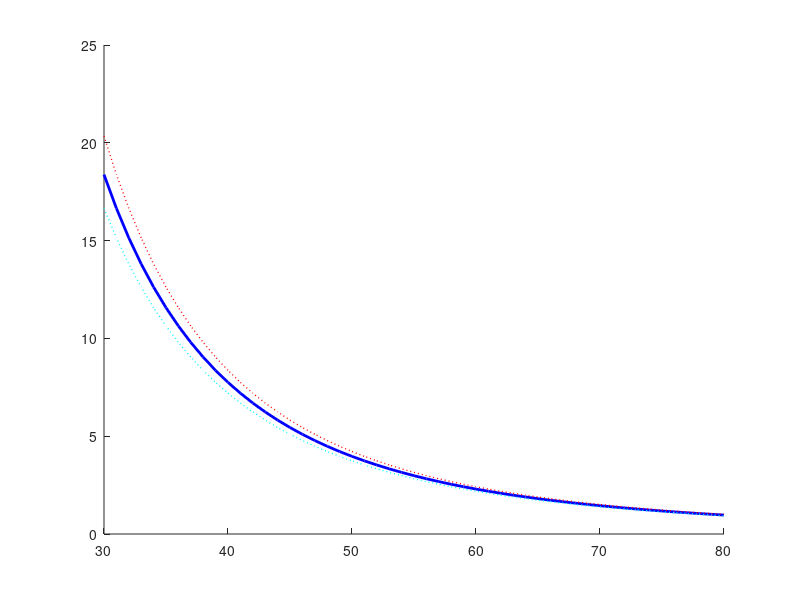

The MATLAB script that drew this image: (Note: this script raises an error after producing the figure.)
%% Spring analysis code
% Code used to compute the values needed for the force quality control
% method using springs. Derivation of euqations used can be found in our
% site

clear all;

%% Calculation of dependent physical/geometrical values
% Also converts units for consistency

% Input values for pixel conversion and length tested
pix_count = 231;                    % pixels counted per real inch
% Conversion of values
p2mm = ceil(pix_count/(25.4));      % pixels per mm

% Threshold force
th_f = 0.45;                               % Threshold force (N)
N2gf = 101.972;                           % Newtons to gram-force
th_f = th_f*N2gf;                         % Threshold force (gf)

% Material properties (Stainless steel)
E = 200;           % Modulus of elasticity (GPa)
% Material properties (Stainless steel)
E = E*10^9;        % Modulus of elasticity (GPa)

% Lengths
% L1 = L1*0.0254;    % Length of first arm (m)
% L2 = L2*0.0254;    % Length of second arm (m)


% Assuming rectangular cross section
h = 0.635;          % Thickness of metal (mm)
b = 3.8;            % Width of strip (mm)
delta = 0.865;      % Deflection of spring jaws (mm)

% Assuming rectangular cross section
delta = 0.865*0.001;% Deflection of spring jaws (mm)
h = h*0.001;        % Thickness of metal (m)
b = b*0.001;        % Width of strip (m)
CA = h*b;           % Cross sectional area (m^2)
I1 = (b*h^3)/12;    % Inertia of rectangular area (m^4)



%% Error of the Force in relation with the length of spring used

% Resolution calculation (meters per pixel)
pix_res = (p2mm^(-1))*0.001;
% Error in strip mesurement (mm)
mes_res = 1;

% Range of test values
L_testvalues = linspace(30, 80, 51);

% Resolution force calculations assuming cantilever connection
P_force = @(L) N2gf.*((pix_res.*3.*E.*I1)./((L*0.001).^3));
P_test = P_force(L_testvalues);
% Psotive tolerance of measurement error
P_upmes = P_force(L_testvalues + 1);
%Negative toelrance of measurement error
P_lowmes = P_force(L_testvalues - 1);

% Resolution length calculation from force (gf) to legngth (mm)
L_bound = @(P) 1000.*((3.*pix_res.*E.*(I1).*((P./N2gf).^(-1))).^(1/3));

% Strip length calculation from force (gf) to legngth (mm)
L_strip = @(P) 1000.*((3.*delta.*E.*(I1).*((P./N2gf).^(-1))).^(1/3));


% Plot of the potential error in readings
figure(1);
hold on 
% Curve from nominal distance values
pnom = plot(L_testvalues, P_test, 'LineWidth', 2, 'Color', 'blue',...
    'DisplayName', 'Nominal calculated force');
% Curve from upper measurement error
pup = plot(L_testvalues, P_lowmes, 'LineStyle', ':',...
    'LineWidth', 1, 'Color', [1,0,0],...
    'DisplayName', 'Upper bound calculated force');
% Curve from lower measurement error
plow = plot(L_testvalues, P_upmes, 'LineStyle', ':',...
    'LineWidth', 1, 'Color', [0,1,1],...
    'DisplayName', 'Lower bound calculated force');

% Error at different benchmark percentages
xline(L_bound(0.1*th_f), ':', "10% (gf): " + th_f*0.10);
xline(L_bound(0.05*th_f), ':', "5% (gf): " + th_f*0.05);
% xline(L_bound(0.01*th_f), ':', "1% (gf): " + th_f*0.01);

% Error at calculated lengths for upper and lower bounds
xline(L_strip(th_f), ':', "Upper Bound (45gf)", ...
    "LineWidth", 1, "Color", [1,0,1]);
xline(L_strip(25), ':', "Lower Bound (25gf)", ...
    "LineWidth", 1, "Color", [1,0,1]);

xlabel('Test Strip Lengths (mm)')
ylabel('Error in force reading (gf)')
title(['Error in force reading vs strip test length ' ...
    '(resolution = 10pixels/mm)'])

legend([pnom, pup, plow], 'Nominal calculated force',...
    'Upper bound calculated force', 'Lower bound calculated force')
hold off



%% Iteration to find ideal lengths of strips

con_crit = 0.01;
itt_err = 10;
up_err = 10;
low_err = 10;

up_bound = 45;
low_bound = 25;
up_len = 45;
low_len = 55;

% Finding length of strip for lower bound testing
while itt_err > conv_crit
    
end





